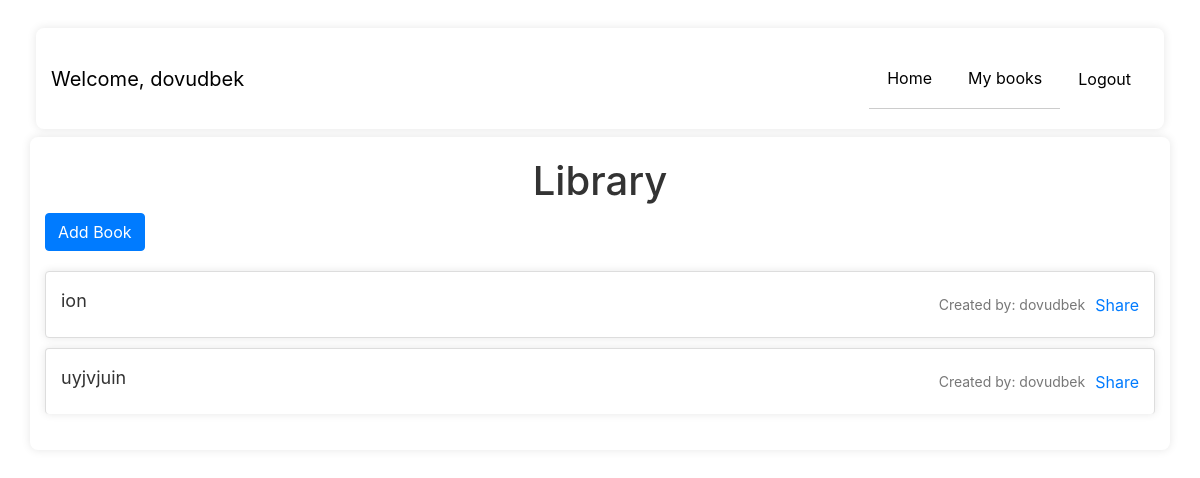
The app's page / (signed in) with its own data.
### book/models.py (models this page shows, shortened)
class Book(models.Model):
    class Status(models.TextChoices):
        DRAFT = 'DF', 'Draft'
        PUBLISHED = 'PB', 'Published'
    title = models.CharField(max_length=255)
    slug = models.SlugField(max_length=255, unique_for_date='publish')
    author = models.CharField(max_length=255)
    publish = models.DateTimeField(default=timezone.now)
    description = models.TextField()
    created_by = models.ForeignKey(User, on_delete=models.CASCADE)
    created_at = models.DateTimeField(auto_now_add=True)
    status = models.CharField(max_length=2, choices=Status.choices, default=Status.DRAFT)
    def get_absolute_url(self):
        return reverse('book:book_details', args=[
                        self.publish.year,
                        self.publish.month,
                        self.publish.day,
                        self.slug
                       ])

### book/views.py (the view)
# urls.py: path('', books, name='book'),
@login_required
def books(request):
    books = Book.objects.all()
    users = User.objects.all()
    return render(request, 'book.html', {'books': books, 'users': users})

### templates/book.html
{% extends 'base.html' %}
{% block content %}
    <div class="container">
    <h1>Library</h1>
    <a href="{% url 'book:book_create' %}" class="btn btn-primary add-book">Add Book</a>
    <ol>
        {% for book in books %}
        <li class="book-list">
            <div class="book-title"><a href="{{ book.get_absolute_url }}">{{ book.title }}</a></div>
            <span class="created-by">Created by: {{ book.created_by.username }}</span>
            <a href="{% url 'book:send_email' %}" class="share-link">Share</a>
        </li>
        {% empty  %}
            <h2>No Post availeble</h2>
        {% endfor %}
    </ol>
</div>
{% endblock content %}

### templates/base.html (shortened to what this page needs)
<!DOCTYPE html>
{% load static %}
<html lang="en">
<head>
    <link rel="stylesheet" href="{% static 'style.css' %}">
     <link rel="stylesheet" href="https://stackpath.bootstrapcdn.com/bootstrap/4.5.2/css/bootstrap.min.css">
</head>
<body>
    <nav class="navbar navbar-expand-lg navbar-dark">
        <div class="container">
            {% if user.is_authenticated %}
                <a class="navbar-brand" href="{% url 'book:book' %}">Welcome, {{ user.username }}</a>
            {% else %}
                <a class="navbar-brand" href="{% url 'book:book' %}">Welcome, Guest</a>
            {% endif %}
            <ul class="navbar-nav ml-auto">
                <li class="nav-item">
                    <a class="nav-link" href="{% url 'book:book' %}">Home</a>
                </li>
                {% if user.is_authenticated %}
                    <li class="nav-item active">
                        <a class="nav-link" href="{% url 'book:user_books' username=user.username %}">My books</a>
                    </li>
                    <li class="nav-item">
                        <a class="nav-link" href="{% url 'book:logout' %}">Logout</a>
                    </li>
                {% endif %}
            </ul>
        </div>
    </nav>
    {% block content %}
{% endblock content %}
</body>
</html>

### static/style.css (style rules this page uses)
body { font-family: Arial, sans-serif; margin: 0; padding: 20px; background-color: #f4f4f4; }
h1 { text-align: center; color: #333; }
.container { max-width: 800px; margin: 0 auto; background: #fff; padding: 20px; border-radius: 8px; box-shadow: 0 0 10px rgba(0, 0, 0, 0.1); }
.add-book { display: block; margin-bottom: 20px; text-align: center; padding: 10px 20px; background-color: #007BFF; color: #fff; text-decoration: none; border-radius: 4px; }
ol { list-style: none; padding: 0; }
li { display: flex; justify-content: space-between; align-items: center; padding: 10px; }
li:last-child { border-bottom: none; }
.book-title { flex-grow: 1; }
.navbar-nav .nav-link { color: black !important; }
.navbar-dark .navbar-brand { color: black !important; }
.book-list { padding: 15px; border: 1px solid #ddd; margin-bottom: 10px; border-radius: 4px; background-color: #fff; box-shadow: 0 0 8px rgba(0, 0, 0, 0.1); }
.book-title { font-size: 18px; margin-bottom: 8px; }
.book-title a { color: #333; text-decoration: none; }
.created-by { font-size: 14px; color: #777; margin-right: 10px; }
li { display: flex; justify-content: space-between; align-items: center; padding: 10px; border-bottom: 1px solid #ccc; }
h1 { margin-bottom: 25px; color: #333; font-size: 24px; }

### records on screen
Book: title "ion", created_by.username "dovudbek"
Book: title "uyjvjuin", created_by.username "dovudbek"

### other values on screen
{{ user.username }} "dovudbek"
